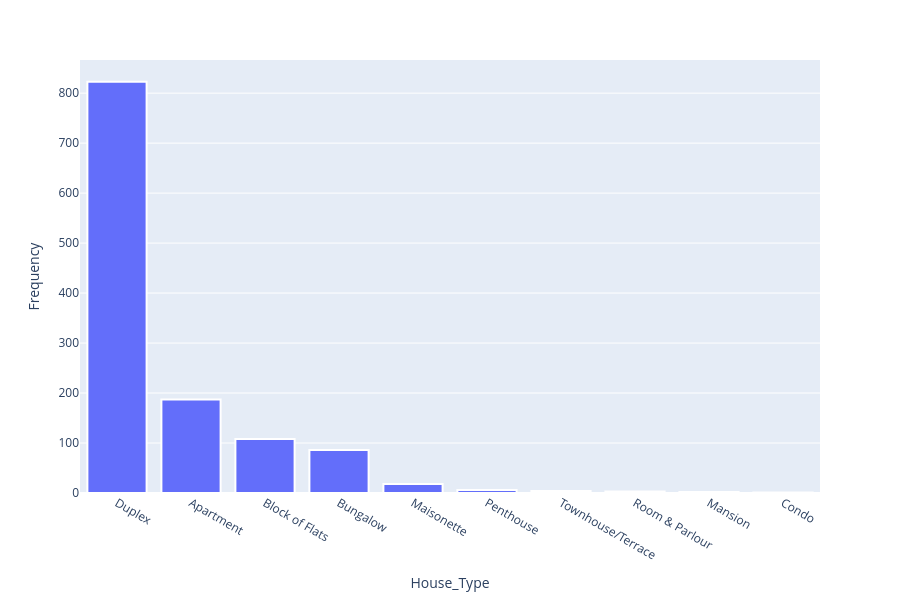

The code cell stored with this chart in its notebook:
### Code cell
property_prices = df["house_type"].value_counts()
fig2 = px.histogram(
    x=property_prices.index,
    y=property_prices.values,
)
fig2.update_layout(
    xaxis_title='House_Type',
    yaxis_title='Frequency',
    height=600
)
fig2.update_traces(
marker_line_color="white",
marker_line_width=2
)
fig2.show()

### Figure 1 — Plotly figure (JSON) as saved in the notebook; plotly's stock layout.template omitted (floating-point values rounded to 4 significant figures)
{"data": [{"bingroup": "x", "histfunc": "sum", "hovertemplate": "x=%{x}<br>sum of y=%{y}<extra></extra>", "legendgroup": "", "marker": {"color": "#636efa", "line": {"color": "white", "width": 2}, "pattern": {"shape": ""}}, "name": "", "orientation": "v", "showlegend": false, "type": "histogram", "x": ["Duplex", "Apartment", "Block of Flats", "Bungalow", "Maisonette", "Penthouse", "Townhouse/Terrace", "Room & Parlour", "Mansion", "Condo"], "xaxis": "x", "y": [823, 187, 108, 86, 18, 6, 4, 3, 2, 1], "yaxis": "y"}], "layout": {"barmode": "relative", "height": 600, "legend": {"tracegroupgap": 0}, "margin": {"t": 60}, "xaxis": {"anchor": "y", "domain": [0, 1], "title": {"text": "House_Type"}}, "yaxis": {"anchor": "x", "domain": [0, 1], "title": {"text": "Frequency"}}}}
